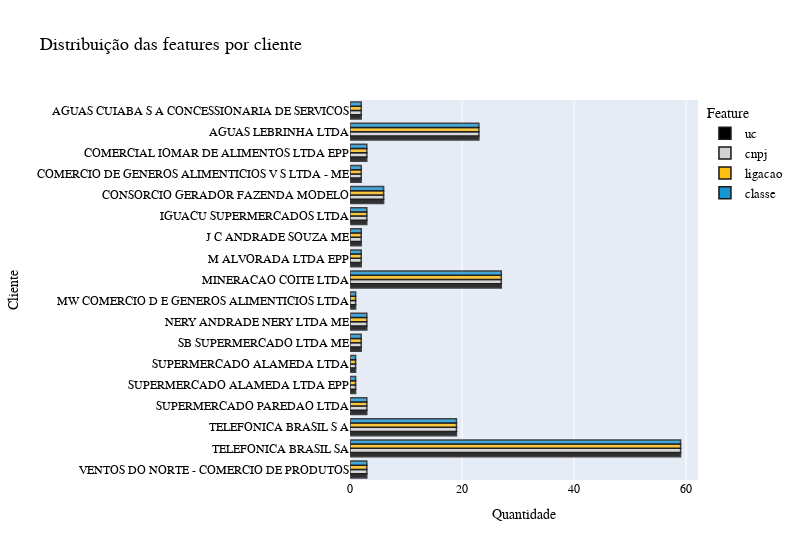

Notebook code cell kept with this figure:
### Markdown cell above
Temos valores únicos tanto para `_id` quanto parece `unique`, entretando  a feature `_id` se assemelha mais com um identificador relacionado a coleta dos dados, enquanto `unique` é a chave da fatura.  
Vamos observar a relação desta chave com as demais features.

### Code cell
# Selecionando o dado a ser plotado
plot_columns = ['classe', 'ligacao', 'cnpj', 'uc']
plot_data = (
	df.groupby(by='cliente')				# Agrupando por cliente
	[plot_columns]							# Selecionando as colunas de interesse
	.count()								# Contando os valores
	.reset_index()							# Transformando para o formato "tidy"
	.melt(
		id_vars=['cliente'],
		var_name='Feature', 
		value_name='Valor')
	).sort_values(by='cliente', ascending=False)	# Ordenando clientes por ordem alfabética
# Plotando com plotly express
px.histogram(
	data_frame=plot_data,	    					# Dado a ser plotado
	x='Valor',
	y='cliente',									# Muda a orientacão para a vertical
	color='Feature',
	color_discrete_sequence=CATEGORICAL_GROUPS[len(plot_columns)],
	barmode='group',
	title='Distribuição das features por cliente',	# Título do gráfico
	width=800, opacity=0.8							# Tamanho e alpha da cor
).update_traces(									
	marker_line_color=SHADES['GRAY'][6], 			# Customização do layout da barra
	marker_line_width=1.5,
).update_layout(
	xaxis_title='Quantidade',						# Renomeia título do eixo x 
	yaxis_title='Cliente',							# Renomeia título do eixo y 
	**LAYOUT_SPECS									# Customizações do layout
)

### Figure 1 — Plotly figure (JSON) as saved in the notebook; plotly's stock layout.template omitted (floating-point values rounded to 4 significant figures)
{"data": [{"alignmentgroup": "True", "bingroup": "y", "histfunc": "sum", "hovertemplate": "Feature=uc<br>sum of Valor=%{x}<br>cliente=%{y}<extra></extra>", "legendgroup": "uc", "marker": {"color": "#000000", "line": {"color": "#1A1717", "width": 1.5}, "opacity": 0.8, "pattern": {"shape": ""}}, "name": "uc", "offsetgroup": "uc", "orientation": "h", "showlegend": true, "type": "histogram", "x": [3, 59, 19, 3, 1, 1, 2, 3, 1, 27, 2, 2, 3, 6, 2, 3, 23, 2], "xaxis": "x", "y": ["VENTOS DO NORTE - COMERCIO DE PRODUTOS", "TELEFONICA BRASIL SA", "TELEFONICA BRASIL S A", "SUPERMERCADO PAREDAO LTDA", "SUPERMERCADO ALAMEDA LTDA EPP", "SUPERMERCADO ALAMEDA LTDA", "SB SUPERMERCADO LTDA ME", "NERY ANDRADE NERY LTDA ME", "MW COMERCIO D E GENEROS ALIMENTICIOS LTDA", "MINERACAO COITE LTDA", "M ALVORADA LTDA EPP", "J C ANDRADE SOUZA ME", "IGUACU SUPERMERCADOS LTDA", "CONSORCIO GERADOR FAZENDA MODELO", "COMERCIO DE GENEROS ALIMENTICIOS V S LTDA - ME", "COMERCIAL IOMAR DE ALIMENTOS LTDA EPP", "AGUAS LEBRINHA LTDA", "AGUAS CUIABA S A CONCESSIONARIA DE SERVICOS"], "yaxis": "y"}, {"alignmentgroup": "True", "bingroup": "y", "histfunc": "sum", "hovertemplate": "Feature=cnpj<br>sum of Valor=%{x}<br>cliente=%{y}<extra></extra>", "legendgroup": "cnpj", "marker": {"color": "#d2d2d2", "line": {"color": "#1A1717", "width": 1.5}, "opacity": 0.8, "pattern": {"shape": ""}}, "name": "cnpj", "offsetgroup": "cnpj", "orientation": "h", "showlegend": true, "type": "histogram", "x": [3, 59, 19, 3, 1, 1, 2, 3, 1, 27, 2, 2, 3, 6, 2, 3, 23, 2], "xaxis": "x", "y": ["VENTOS DO NORTE - COMERCIO DE PRODUTOS", "TELEFONICA BRASIL SA", "TELEFONICA BRASIL S A", "SUPERMERCADO PAREDAO LTDA", "SUPERMERCADO ALAMEDA LTDA EPP", "SUPERMERCADO ALAMEDA LTDA", "SB SUPERMERCADO LTDA ME", "NERY ANDRADE NERY LTDA ME", "MW COMERCIO D E GENEROS ALIMENTICIOS LTDA", "MINERACAO COITE LTDA", "M ALVORADA LTDA EPP", "J C ANDRADE SOUZA ME", "IGUACU SUPERMERCADOS LTDA", "CONSORCIO GERADOR FAZENDA MODELO", "COMERCIO DE GENEROS ALIMENTICIOS V S LTDA - ME", "COMERCIAL IOMAR DE ALIMENTOS LTDA EPP", "AGUAS LEBRINHA LTDA", "AGUAS CUIABA S A CONCESSIONARIA DE SERVICOS"], "yaxis": "y"}, {"alignmentgroup": "True", "bingroup": "y", "histfunc": "sum", "hovertemplate": "Feature=ligacao<br>sum of Valor=%{x}<br>cliente=%{y}<extra></extra>", "legendgroup": "ligacao", "marker": {"color": "#fdbf11", "line": {"color": "#1A1717", "width": 1.5}, "opacity": 0.8, "pattern": {"shape": ""}}, "name": "ligacao", "offsetgroup": "ligacao", "orientation": "h", "showlegend": true, "type": "histogram", "x": [3, 59, 19, 3, 1, 1, 2, 3, 1, 27, 2, 2, 3, 6, 2, 3, 23, 2], "xaxis": "x", "y": ["VENTOS DO NORTE - COMERCIO DE PRODUTOS", "TELEFONICA BRASIL SA", "TELEFONICA BRASIL S A", "SUPERMERCADO PAREDAO LTDA", "SUPERMERCADO ALAMEDA LTDA EPP", "SUPERMERCADO ALAMEDA LTDA", "SB SUPERMERCADO LTDA ME", "NERY ANDRADE NERY LTDA ME", "MW COMERCIO D E GENEROS ALIMENTICIOS LTDA", "MINERACAO COITE LTDA", "M ALVORADA LTDA EPP", "J C ANDRADE SOUZA ME", "IGUACU SUPERMERCADOS LTDA", "CONSORCIO GERADOR FAZENDA MODELO", "COMERCIO DE GENEROS ALIMENTICIOS V S LTDA - ME", "COMERCIAL IOMAR DE ALIMENTOS LTDA EPP", "AGUAS LEBRINHA LTDA", "AGUAS CUIABA S A CONCESSIONARIA DE SERVICOS"], "yaxis": "y"}, {"alignmentgroup": "True", "bingroup": "y", "histfunc": "sum", "hovertemplate": "Feature=classe<br>sum of Valor=%{x}<br>cliente=%{y}<extra></extra>", "legendgroup": "classe", "marker": {"color": "#1696d2", "line": {"color": "#1A1717", "width": 1.5}, "opacity": 0.8, "pattern": {"shape": ""}}, "name": "classe", "offsetgroup": "classe", "orientation": "h", "showlegend": true, "type": "histogram", "x": [3, 59, 19, 3, 1, 1, 2, 3, 1, 27, 2, 2, 3, 6, 2, 3, 23, 2], "xaxis": "x", "y": ["VENTOS DO NORTE - COMERCIO DE PRODUTOS", "TELEFONICA BRASIL SA", "TELEFONICA BRASIL S A", "SUPERMERCADO PAREDAO LTDA", "SUPERMERCADO ALAMEDA LTDA EPP", "SUPERMERCADO ALAMEDA LTDA", "SB SUPERMERCADO LTDA ME", "NERY ANDRADE NERY LTDA ME", "MW COMERCIO D E GENEROS ALIMENTICIOS LTDA", "MINERACAO COITE LTDA", "M ALVORADA LTDA EPP", "J C ANDRADE SOUZA ME", "IGUACU SUPERMERCADOS LTDA", "CONSORCIO GERADOR FAZENDA MODELO", "COMERCIO DE GENEROS ALIMENTICIOS V S LTDA - ME", "COMERCIAL IOMAR DE ALIMENTOS LTDA EPP", "AGUAS LEBRINHA LTDA", "AGUAS CUIABA S A CONCESSIONARIA DE SERVICOS"], "yaxis": "y"}], "layout": {"barmode": "group", "hoverlabel": {"font": {"family": "Lato-Regular", "size": 14}}, "legend": {"font": {"color": "#000000", "family": "Lato-Regular", "size": 13}, "title": {"font": {"color": "#000000", "family": "Lato-Bold", "size": 14}, "text": "Feature"}, "tracegroupgap": 0}, "title": {"font": {"color": "#000000", "family": "Lato-Bold", "size": 18}, "text": "Distribuição das features por cliente"}, "width": 800, "xaxis": {"anchor": "y", "domain": [0, 1], "tickfont": {"color": "#000000", "family": "Lato-Regular", "size": 12}, "title": {"font": {"color": "#000000", "family": "Lato-Italic", "size": 14}, "text": "Quantidade"}}, "yaxis": {"anchor": "x", "domain": [0, 1], "tickfont": {"color": "#000000", "family": "Lato-Regular", "size": 12}, "title": {"font": {"color": "#000000", "family": "Lato-Italic", "size": 14}, "text": "Cliente"}}}}
